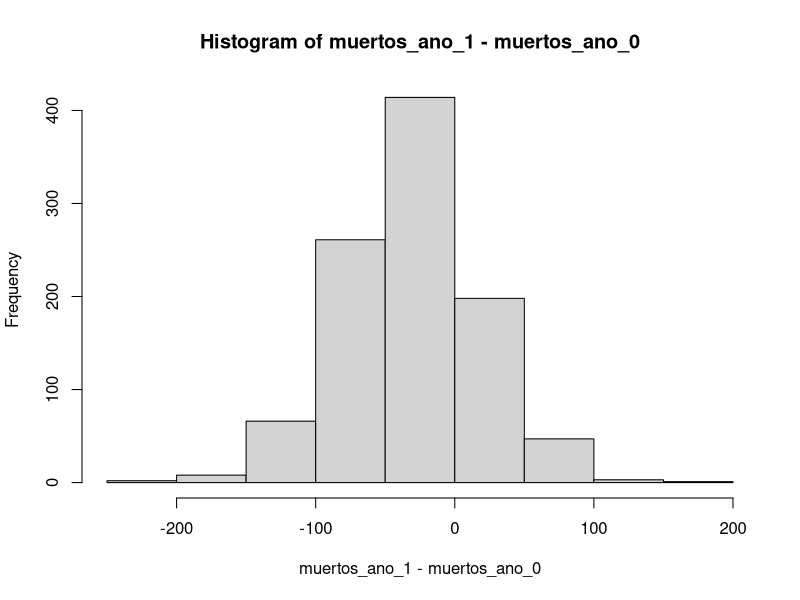
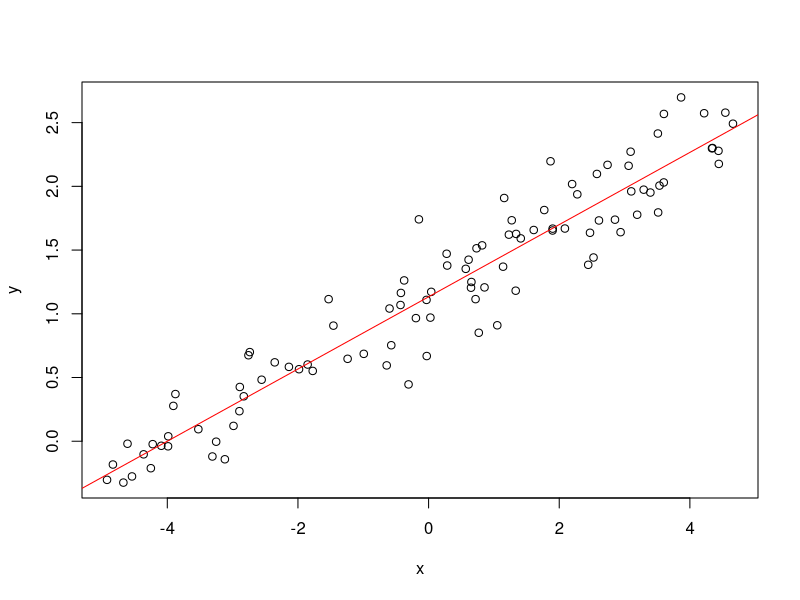
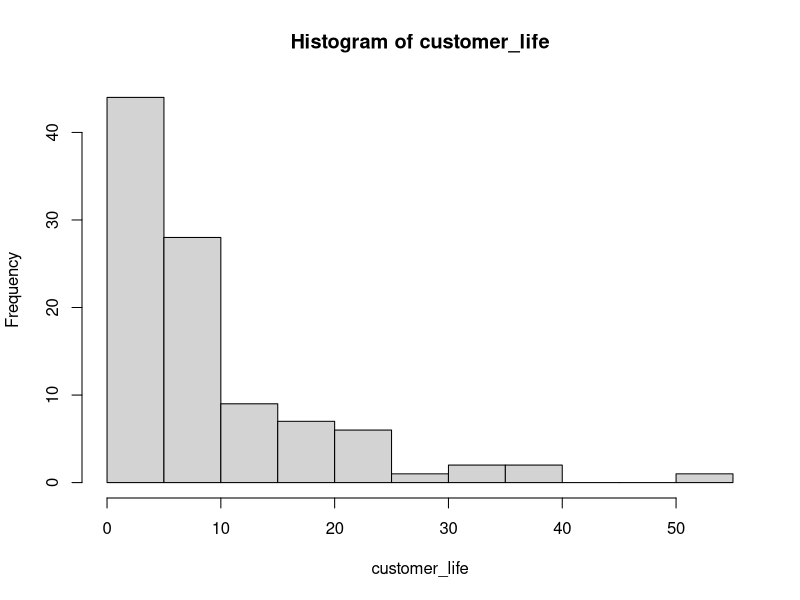
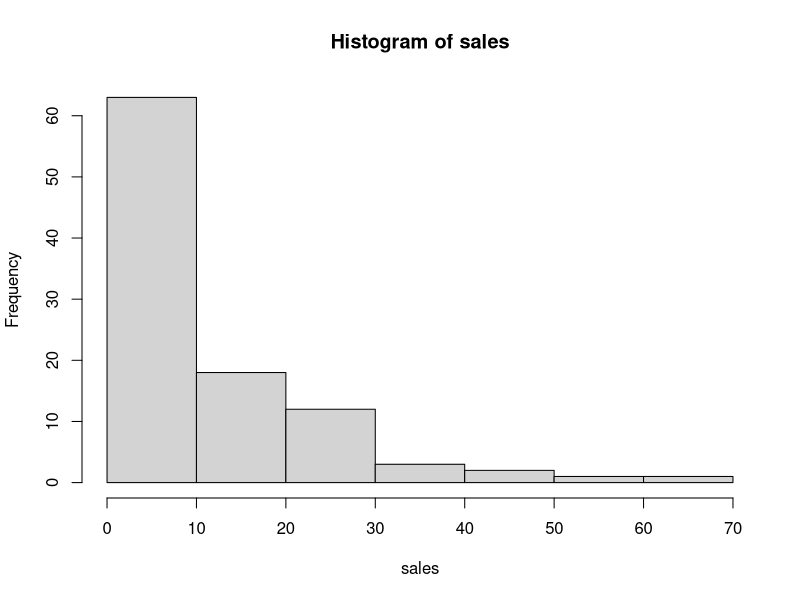

The R source for these figures, in order:
##########################################################################################
# @gilbellosta, 2018-05-26
# Generative models
##########################################################################################

#-----------------------------------------------------------------------------------------
# Coin tosses
#-----------------------------------------------------------------------------------------

n <- 100
p <- 0.51
muestra <- rbinom(n, 1, p)


#-----------------------------------------------------------------------------------------
# Traffic accidents
#-----------------------------------------------------------------------------------------

muertos_ano_0 <- rpois(1000, 1160)
muertos_ano_1 <- rpois(1000, 1131)

# Examine the output
hist(muertos_ano_1 - muertos_ano_0)


#-----------------------------------------------------------------------------------------
# Test de Student
#-----------------------------------------------------------------------------------------

mu <- 1.5
incr <- 0.7
sigma <- 0.5

x <- rnorm(13, mu, sigma)
y <- rnorm(15, mu + incr, sigma)

# Check the equality of means
t.test(x, y)


#-----------------------------------------------------------------------------------------
# Simple linear regression
#-----------------------------------------------------------------------------------------

n <- 100

a <- 1.1
b <- 0.3
sigma <- 0.3

x <- runif(n, -5, 5)
y <- rnorm(n, a + b * x, sigma)

plot(x, y)
abline(lm(y ~ x), col = "red")

modelo <- lm(y ~ x)
summary(modelo)


#-----------------------------------------------------------------------------------------
# Hierarchical sales model
#-----------------------------------------------------------------------------------------

n_customers <- 100

lambda_exp <- 0.1
lambda_pois <- 1.3

customer_life <- rexp(n_customers, lambda_exp)

hist(customer_life)

sales <- sapply(customer_life, function(d) rpois(1, lambda_pois * d))

hist(sales)




